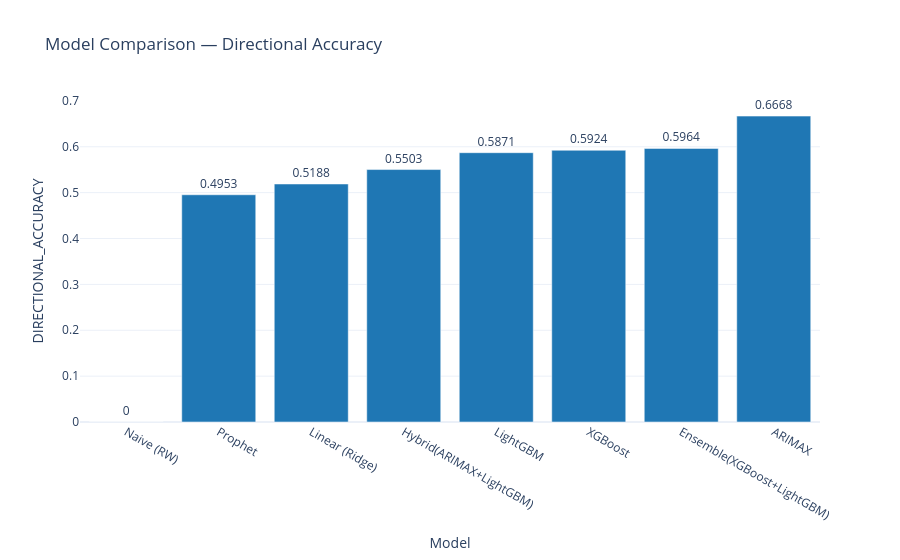

The cell this chart's notebook holds for it:
### Code cell
fig_cmp_da = plot_model_comparison(summary, metric='directional_accuracy',
                                    title='Model Comparison — Directional Accuracy')
fig_cmp_da.show()

### Figure 1 — Plotly figure (JSON) as saved in the notebook; plotly's stock layout.template omitted (floating-point values rounded to 4 significant figures)
{"data": [{"marker": {"color": ["#b87333", "#1f77b4", "#1f77b4", "#1f77b4", "#1f77b4", "#1f77b4", "#1f77b4", "#1f77b4"]}, "text": [0.0, 0.4953, 0.5188, 0.5503, 0.5871, 0.5924, 0.5964, 0.6668], "textposition": "outside", "type": "bar", "x": ["Naive (RW)", "Prophet", "Linear (Ridge)", "Hybrid(ARIMAX+LightGBM)", "LightGBM", "XGBoost", "Ensemble(XGBoost+LightGBM)", "ARIMAX"], "y": [0.0, 0.4953, 0.5188, 0.5503, 0.5871, 0.5924, 0.5964, 0.6668]}], "layout": {"title": {"text": "Model Comparison — Directional Accuracy"}, "xaxis": {"title": {"text": "Model"}}, "yaxis": {"title": {"text": "DIRECTIONAL_ACCURACY"}}}}
